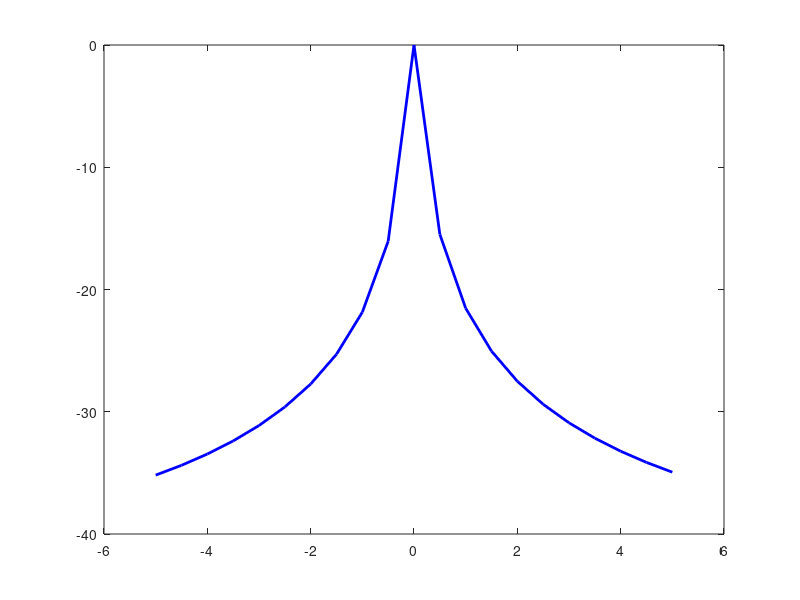

This figure's MATLAB source: (Note: this script raises an error after producing the figure.)
clc; clear; close all;

%% === PARAMETERS ===
M = 8;                        % Number of antenna elements
K = 2;                        % Number of sources
N = 50;                    % Number of snapshots
fc = 1e9;                    % Carrier frequency (Hz)
c = 3e8;                     % Speed of light (m/s)
lambda = c / fc;             % Wavelength
d = lambda / 2;              % Element spacing (half-wavelength)
SNR_dB = 20;                 % SNR in dB
trueAngles = [0 30];       % True DOAs in degrees
maxNumCompThreads(1);
%% === SIGNAL MODEL ===
% Generate steering matrix A
a = @(theta) exp(1j * 2 * pi * d * sind(theta) / lambda * (0:M-1).'); % Mx1 steering vector
A = [a(trueAngles(1)), a(trueAngles(2))];  % MxK

% Generate random source signals (complex baseband)
S = (randn(K,N) + 1i * randn(K,N)) / sqrt(2);  % KxN

% Generate received signal X = A*S + noise
X = A * S;
sigma2 = 10^(-SNR_dB / 10);
X = X + sqrt(sigma2/2) * (randn(M,N) + 1i*randn(M,N));  % AWGN

%% === STEP 1: Compute Covariance Matrix ===
tic
R = (X * X') / N;

%% === STEP 2: Eigen-Decomposition ===
[U, D] = eig(R);
[eigvals, idx] = sort(diag(D), 'descend');
U = U(:, idx);  % Sort eigenvectors accordingly

% Separate signal and noise subspaces
Us = U(:, 1:K);          % Signal subspace
Un = U(:, K+1:end);      % Noise subspace
toc
%% === STEP 3: MUSIC Spatial Spectrum ===
tic
scanAngles = -5:0.5:5;
% scanAngles = -90:0.5:90;
Pmusic = zeros(size(scanAngles));

for i = 1:length(scanAngles)
    steeringVec = a(scanAngles(i));
    Pmusic(i) = 1 / (steeringVec' * (Un * Un') * steeringVec);
end
toc
% Convert to dB scale
Pmusic_dB = 10 * log10(abs(Pmusic) / max(abs(Pmusic)));

%% === STEP 4: Plot MUSIC Spectrum ===
figure;
plot(scanAngles, Pmusic_dB, 'b', 'LineWidth', 2); hold on;
xline(trueAngles(1), 'k--', 'LineWidth', 1.5);
xline(trueAngles(2), 'k--', 'LineWidth', 1.5);
xlabel('Angle (degrees)');
ylabel('Pseudo-Spectrum (dB)');
title('MUSIC DOA Estimation');
legend('MUSIC Spectrum', 'True DOAs');
grid on;
xlim([-90, 90]);
